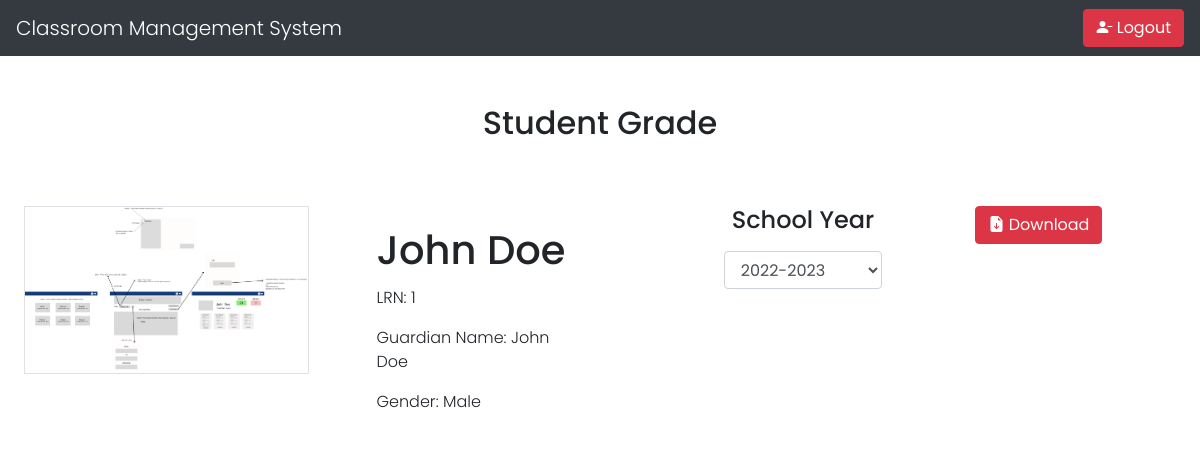
/studentDashboard.php (signed in), run on the app's committed database.
### tables this page shows
CREATE TABLE `student` (
  `id` int(11) NOT NULL,
  `lrn` varchar(50) NOT NULL,
  `fullname` varchar(150) NOT NULL,
  `guardian_name` varchar(150) NOT NULL,
  `username` varchar(100) NOT NULL,
  `password` varchar(100) NOT NULL,
  `profile` varchar(100) NOT NULL,
  `gender` varchar(50) NOT NULL
);

### studentDashboard.php (the view, shortened to what this page needs)
<?php
include 'mysql_connect.php';
?>
<!DOCTYPE html>
<html lang="en">
<head>
</head>
<link rel="stylesheet" href="https://maxcdn.bootstrapcdn.com/bootstrap/4.5.2/css/bootstrap.min.css">
<link rel="stylesheet" href="https://cdn.jsdelivr.net/npm/bootstrap-icons@1.9.1/font/bootstrap-icons.css">
<link rel="stylesheet" href="style.css">
<body>
    <nav class="navbar navbar-light bg-dark">
        <a href="index.php" class="navbar-brand text-white">Classroom Management System</a>
        <form action="logout.php" method="POST">
            <button type="submit" name='logout' class="btn btn-danger  "> <i class="bi bi-person-dash-fill"></i> Logout</button>
        </form>
    </nav>
    <div class="">
        <h2 class="text-center mt-5">Student Grade</h2>
        <div class="container-fluid mt-5 px-3 py-3">
            <div class="row">
                <div class="card mb-3 ml-2 border-0 col-md-6">
                    <?php
                    $student_id = $_SESSION['id'];
                    $query =  "SELECT *
                    FROM student
                    WHERE id = " . $student_id;
                    $res = mysqli_query($conn, $query);
                    $studentDetails = mysqli_fetch_assoc($res);
                    ?>
                    <div class="row no-gutters">
                        <div class="col-md-6 ">
                            <img src="<?php echo $studentDetails['profile']; ?>" class=" img-fluid border">
                        </div>
                        <div class="col-md-6">
                            <div class="card-body ml-lg-5">
                                <h1 class="card-title"><?php echo $studentDetails['fullname']; ?></h1>
                                <p class="card-text">LRN: <?php echo $studentDetails['lrn']; ?></p>
                                <p class="card-text">Guardian Name: <?php echo $studentDetails['guardian_name']; ?></p>
                                <p class="card-text">Gender: <?php echo $studentDetails['gender']; ?></p>
                            </div>
                        </div>
                    </div>
                </div>
                <div class="col-md-5 col-sm-12 ">
                    <div class="row  d-flex justify-content-end " style="margin-right: -10vw">
                        <div class="card col-md-5  border-0">
                            <div class="d-flex">
                                <div class="form-group  ">
                                    <div class="d-flex">
                                        <h4 class=" mx-2">School Year </h4>
                                    </div>
                                    <div class=" mt-2 ">
                                        <select class=" form-control" onchange="getGradeTable()" name="school_year" id="school_year" required aria-label="Default select example">
                                            <?php
                                            $sql = "SELECT DISTINCT class.school_year  FROM class_member
                                            INNER JOIN student ON class_member.student_id=student.id
                                            INNER JOIN class ON class_member.class_id=class.class_id
                                            WHERE student_id=" . $_SESSION['id'];
                                            $res = mysqli_query($conn, $sql);
                                            if (mysqli_num_rows($res) > 0) {
                                                while ($row = mysqli_fetch_assoc($res)) {  ?>
                                                    <option value="<?php echo $row['school_year']; ?>"><?php echo $row['school_year']; ?></option>
                                            <?php
                                                }
                                            }
                                            ?>
                                        </select>
                                    </div>
                                </div>
                            </div>
                        </div>
                        <div class="card col-md-5 border-0 noPrint">
                            <div class="form-group noPrint">
                                <button class="btn btn-danger  " onclick="window.print();"><i class="bi bi-file-earmark-arrow-down-fill"></i> Download</button>
                            </div>
                        </div>
                    </div>
                </div>
            </div>
        </div>
    </div>
</body>
</html>

### style.css (style rules this page uses)
a { text-decoration: none; color: #000; }

### studentDashboard.php (style rules this page uses)
* { box-sizing: border-box; }
html, body { padding: 0; margin: 0; font-family: Poppins; font-weight: 300; height: 100%; font-size: 1em; overflow-x: hidden; overflow-y: visible; background-position: center; background-repeat: no-repeat; background-size: cover; }

### data on the page
student: profile (picture), fullname "John Doe", lrn "1", guardian_name "John Doe", gender "Male"

### other printed values
form field school_year "2022-2023"
